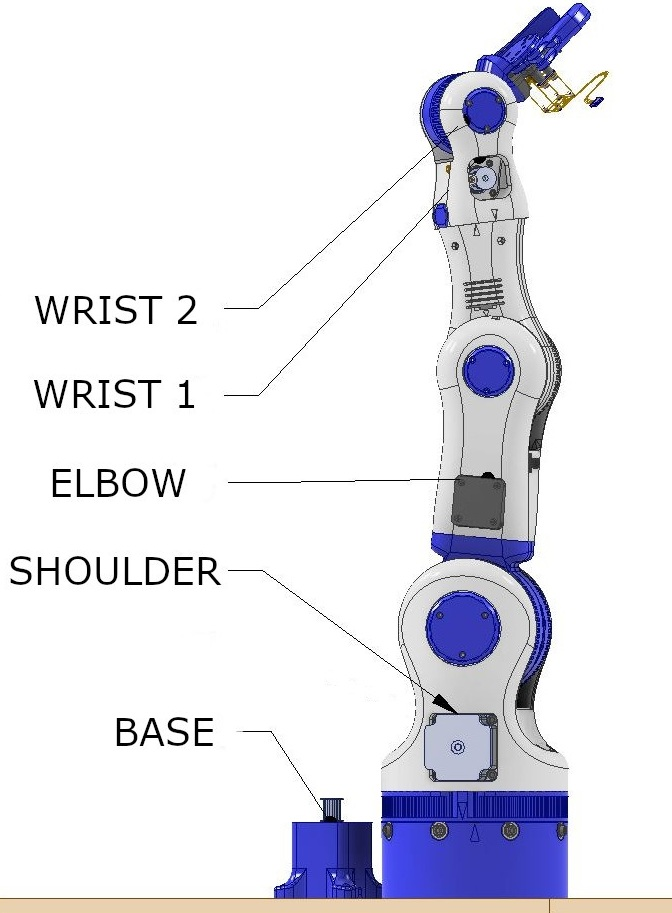
#> input picture Motor.jpg, 672 x 913 px
$ python -i object_detection.py   (imports and definitions only)
#> lines starting #> are read from the running program, lines starting #| are printed output that depends on the picture
#> further down, picture is the input picture: shape (913, 672, 3); mean B, G, R 236, 228.3, 228.5
import cv2 as cv
import numpy as np

class detector:
    def __init__(self):
        self.parameters = ()
        self.area = (900, 40000)
        self.approxes = []
        self.ellipses = []

    # [35 lines left out: functions detect_contours, method_1, method_2, not called in this run]

    def method_3(self, frame):         # Sobel filter
        gray = cv.cvtColor(frame, cv.COLOR_BGR2GRAY)
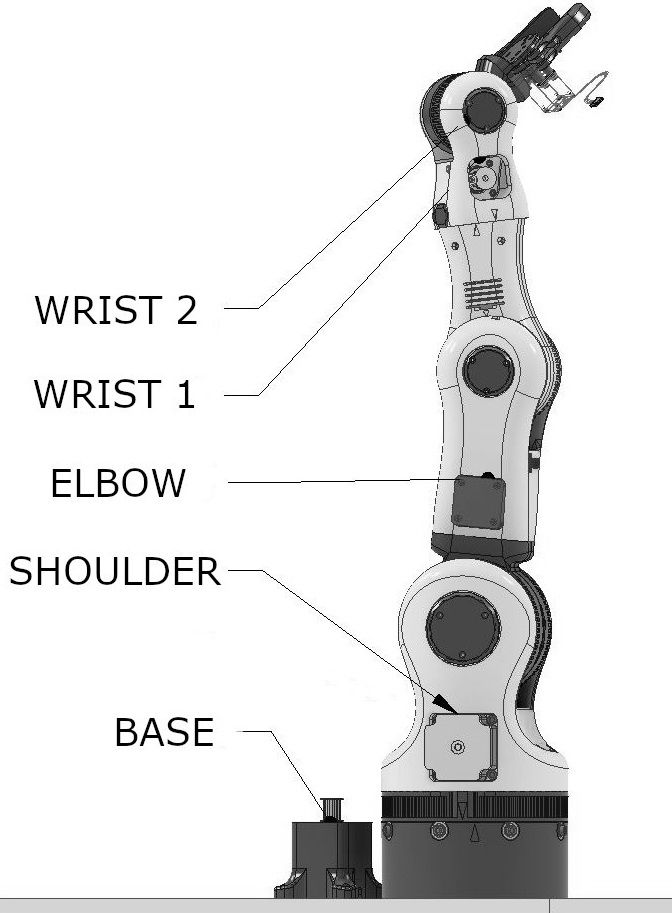
#> gray: shape (913, 672); min 0, max 255, mean 229.2
        scale = 1
        delta = 0
        ddepth = cv.CV_16S
        grad_x = cv.Sobel(gray, ddepth, 1, 0, ksize=3, scale=scale, delta=delta, borderType=cv.BORDER_DEFAULT)
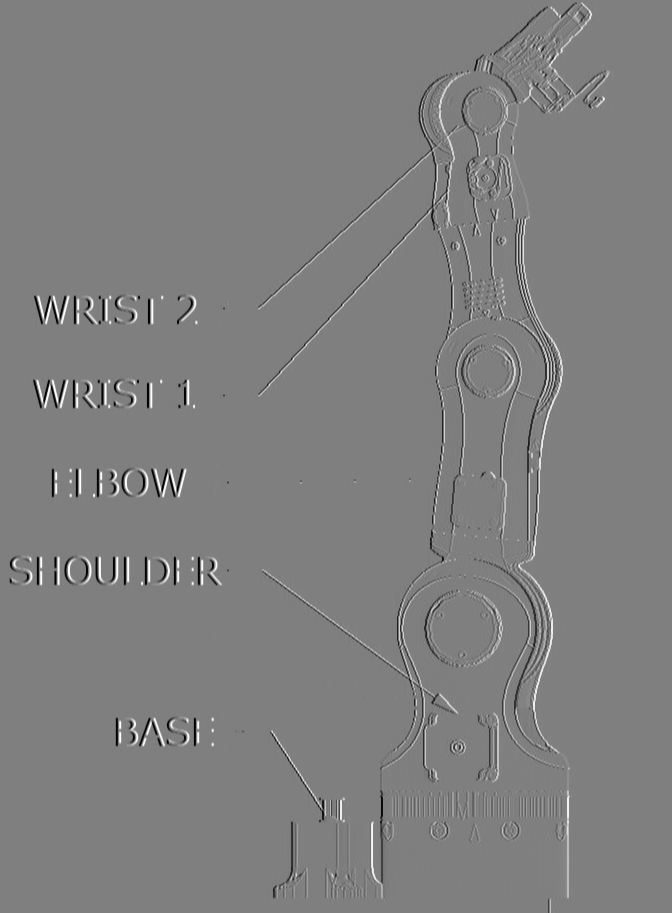
#> grad_x: shape (913, 672) int16; min -1020, max 1020, mean 0; drawn with min black and max white
        grad_y = cv.Sobel(gray, ddepth, 0, 1, ksize=3, scale=scale, delta=delta, borderType=cv.BORDER_DEFAULT)
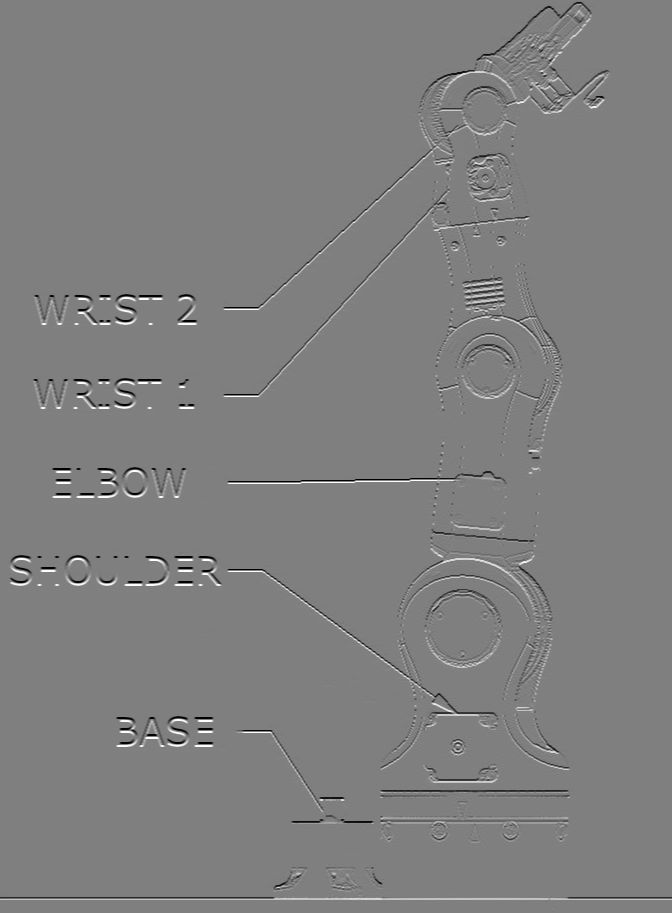
#> grad_y: shape (913, 672) int16; min -1020, max 1020, mean -0.4; drawn with min black and max white
        abs_grad_x = cv.convertScaleAbs(grad_x)
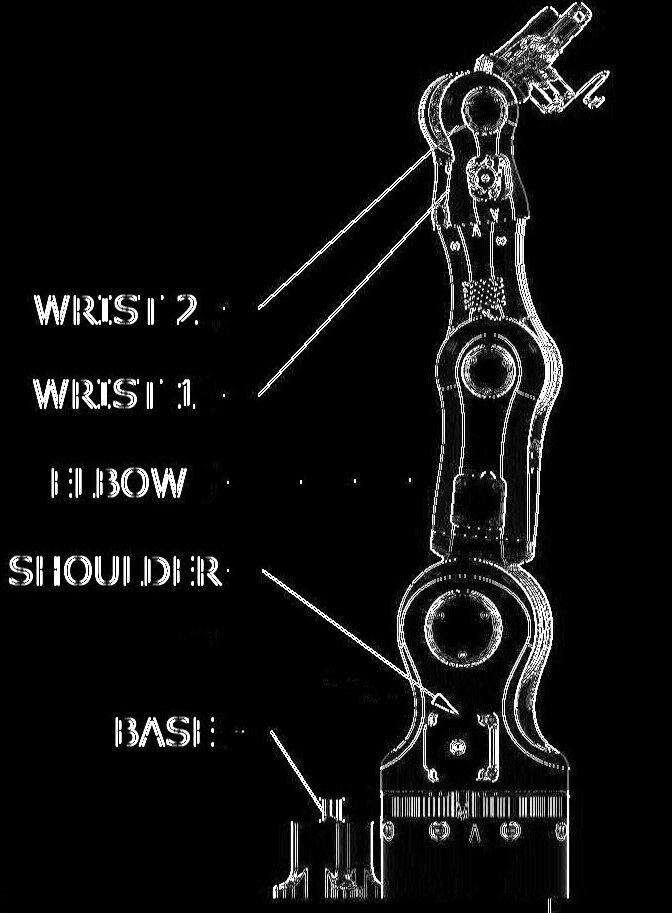
#> abs_grad_x: shape (913, 672); min 0, max 255, mean 16.1
        abs_grad_y = cv.convertScaleAbs(grad_y)
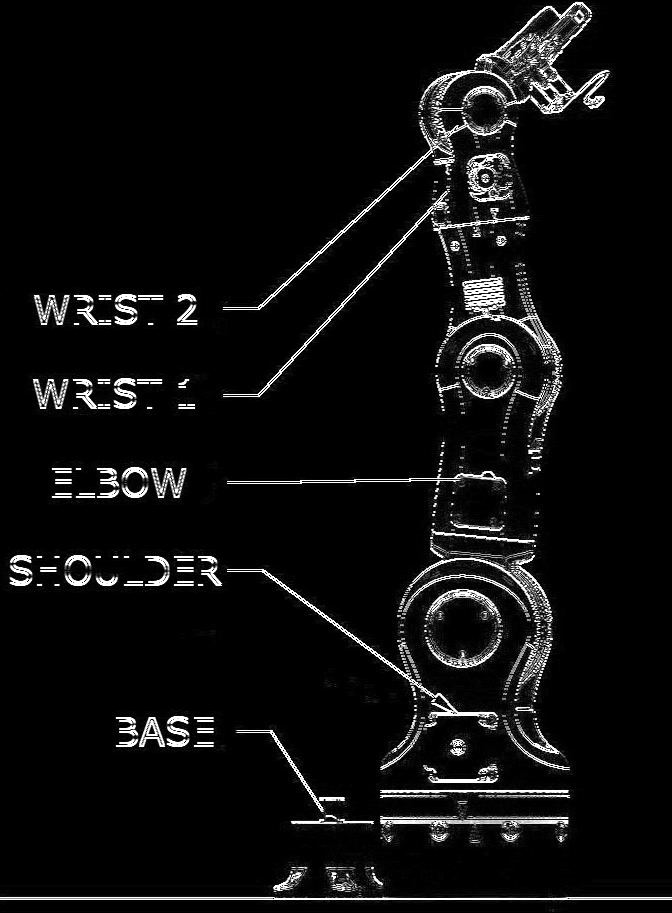
#> abs_grad_y: shape (913, 672); min 0, max 255, mean 14.7
        grad = cv.addWeighted(abs_grad_x, 0.5, abs_grad_y, 0.5, 0)
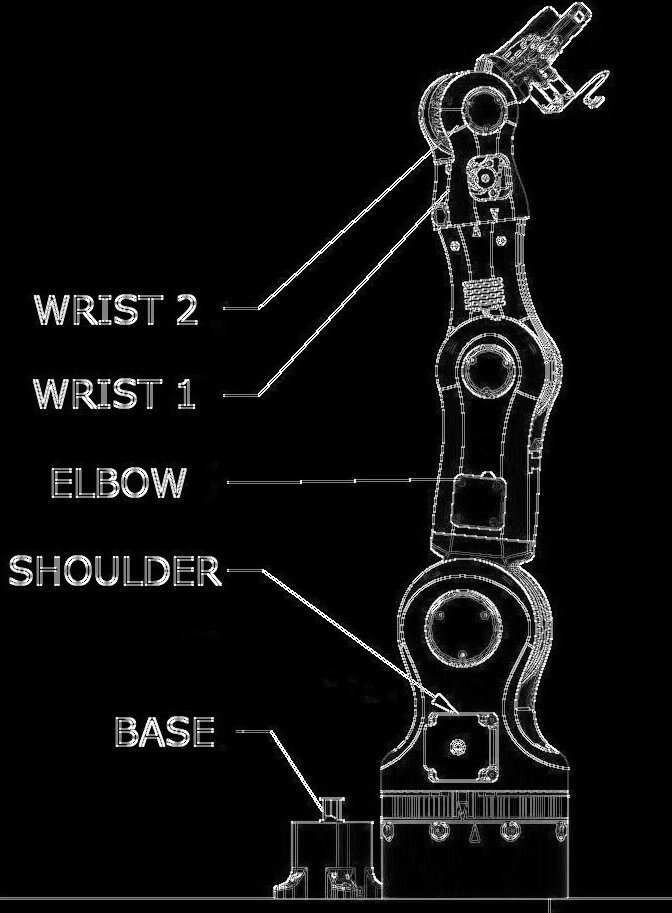
#> grad: shape (913, 672); min 0, max 255, mean 15.4
        return grad

    # [41 lines left out: functions method_4, method_5, not called in this run]

>>> import cv2
>>> picture = cv2.imread('Motor.jpg')
>>> result = detector().method_3(picture)
